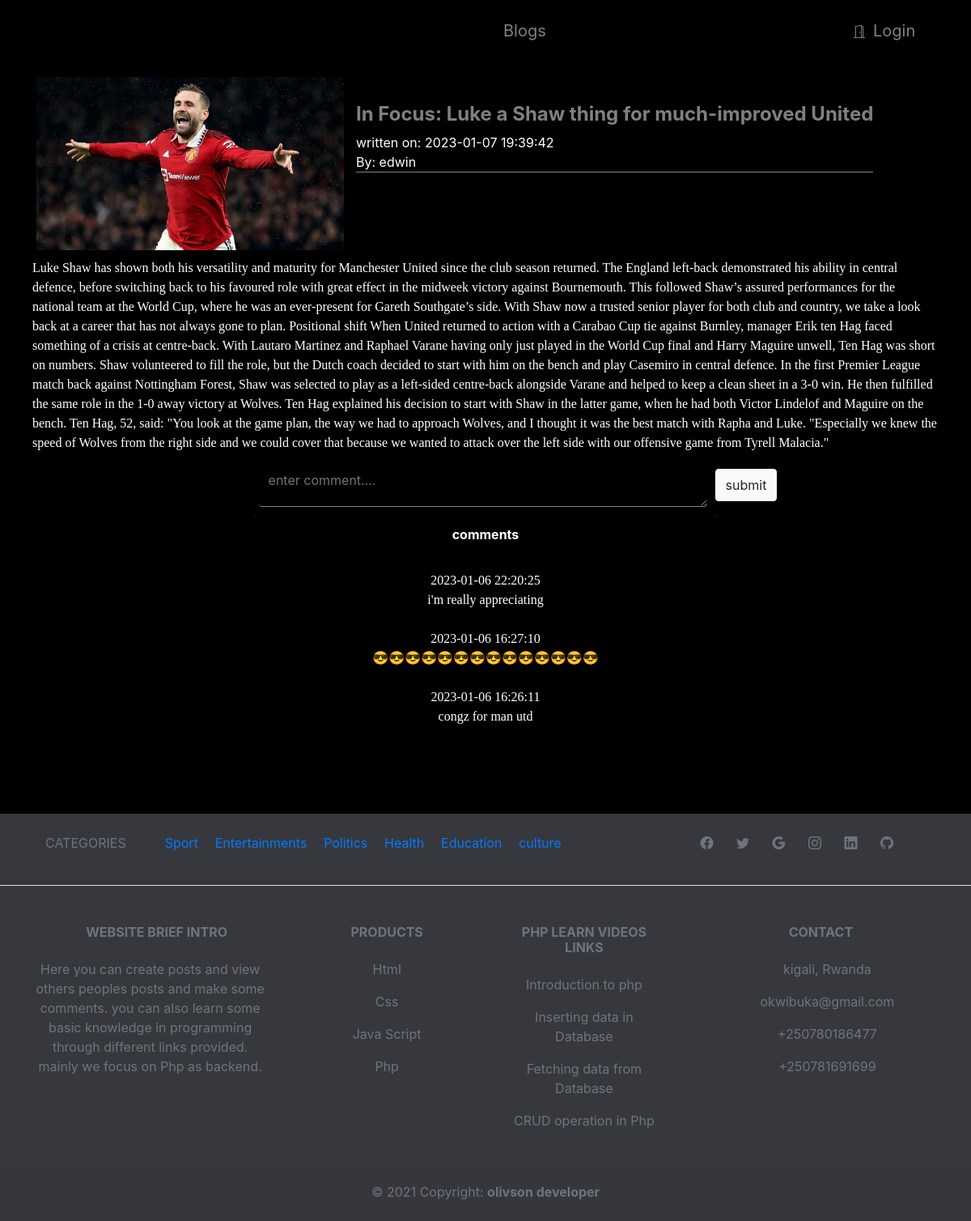
/user_pages/post_view.php?id=82, run on the app's committed database.
### tables this page shows
CREATE TABLE `posts` (
  `id` bigint(20) NOT NULL,
  `title` varchar(54) NOT NULL,
  `body` longtext NOT NULL,
  `category` varchar(50) NOT NULL,
  `image` varchar(191) NOT NULL,
  `user_id` bigint(20) NOT NULL,
  `user_name` varchar(70) NOT NULL,
  `created_at` timestamp NOT NULL DEFAULT current_timestamp() ON UPDATE current_timestamp()
);

CREATE TABLE `comments` (
  `id` bigint(20) NOT NULL,
  `comments` varchar(400) NOT NULL,
  `post_id` bigint(20) NOT NULL,
  `created_at` timestamp NOT NULL DEFAULT current_timestamp() ON UPDATE current_timestamp()
);

### user_pages/post_view.php (the view, shortened to what this page needs)
<?php
include("../constants/header.php");
include("../connection/connection.php");
?>
<html>
<head>
<div class="container" style="margin-top:15px; background:black;color:white;
border-radius:15px;">
<?php
if(isset ($_GET['id']))
{
    $id =  mysqli_real_escape_string($con, $_GET['id']);
   $query = "SELECT * FROM posts WHERE id = '$id' ";
   $query_run = mysqli_query($con , $query);
   if(mysqli_num_rows($query_run) > 0)
   {
    while ( $row = mysqli_fetch_assoc($query_run))
    {
        ?>
        <div style="display:flex; flex-direction:row">
<div class="col-md-4 col-sm-4 " style="">
<img src="../images/<?= $row['image']?>" alt="post-image" style="width:100%">
</div>
<div style="margin-top:2em;">
<h4 style="font-weight:bolder;color:grey">
<?= $row['title']?></h4>
<p style="border-bottom:1px solid grey;">
written on: <?= $row['created_at'] ?>
<br>
By: <?php echo $_SESSION["writter"]; ?>
</p>
</div>
    </div>
<div style="color:white;
font-family:Brushstroke; margin:10px;"> <?= $row['body']?> </div>
<?php
    }
}
else
{
    echo "no post found";
}
}
    ?>
</div>
<?php include("comments_view.php") ?>
<?php include("../constants/footer.php");
?>
</body>
</html>

### user_pages/comments_view.php
<center>
    <div class="container mt-5">
    <form action="../functions/create_comment_code.php" method="post"
    style="display:flex; justify-content:center; margin-left:5em;margin-bottom:5px" >
<textarea name="comment" required placeholder="enter comment...." class="form-control w-50"
style="margin-top:-2em; background:black; height:12px; color:white; border-color:grey;
border-top:none; border-left:none;border-right:none;">
</textarea>
<br>
<input type="submit" value="submit" name="submit" class="btn btn-light"
style="margin-left:10px; margin-top:-28px; margin-bottom:12px;">
    </form>
    </div>
    <div class="container">
        <div class="row">
            <div class="col md-12">
                <div class="card w-50" style="border:none;">
                    <div class="card-header" style="font-weight:bolder;color:white;
                    background:black;">
                     comments
                    </div>
                    <div class="card-body" style="font-family:italic;color:white;
                    background:black;">
                        <?php
                        $post_id = $_SESSION['post_id'];
                        $query =" select * from comments where post_id='$post_id' order by created_at desc";
                        $result = mysqli_query($con , $query);
                        $resultCheck = mysqli_num_rows($result);
                        if($resultCheck > 0)
                        {
                            while($row = mysqli_fetch_assoc($result))
                            {
                                echo $row['created_at']. "<br>";
                                echo  $row['comments'] . "<br>";
                                echo "<br>";
                            }
                        }
                        else
                        {
                            echo "no comment found";
                        }
                        ?>
                    </div>
                </div>
            </div>
        </div>
    </div>
                    </center>

### css/style.css (style rules this page uses)
* { box-sizing: inherit; margin: 0; padding: 0; }
body { background-color: #f3f3f3; }

### data on the page
posts: image (picture), title "In Focus: Luke a Shaw thing for much-improved United", created_at "2023-01-07 19:39:42", body "Luke Shaw has shown both his versatility and maturity for Manchester United since the club season returned. The England left-back demonstrated his ability in central defence, before switching back to his favoured role with great effect in the midweek victory against Bournemouth. This followed Shaw’s assured performances for the national team at the World Cup, where he was an ever-present for Gareth Southgate’s side. With Shaw now a trusted senior player for both club and country, we take a look back at a career that has not always gone to plan. Positional shift When United returned to action with a Carabao Cup tie against Burnley, manager Erik ten Hag faced something of a crisis at…"
comments: created_at "2023-01-06 22:20:25", comments "i'm really appreciating"
comments: created_at "2023-01-06 16:27:10", comments "😎😎😎😎😎😎😎😎😎😎😎😎😎😎"
comments: created_at "2023-01-06 16:26:11", comments "congz for man utd"
